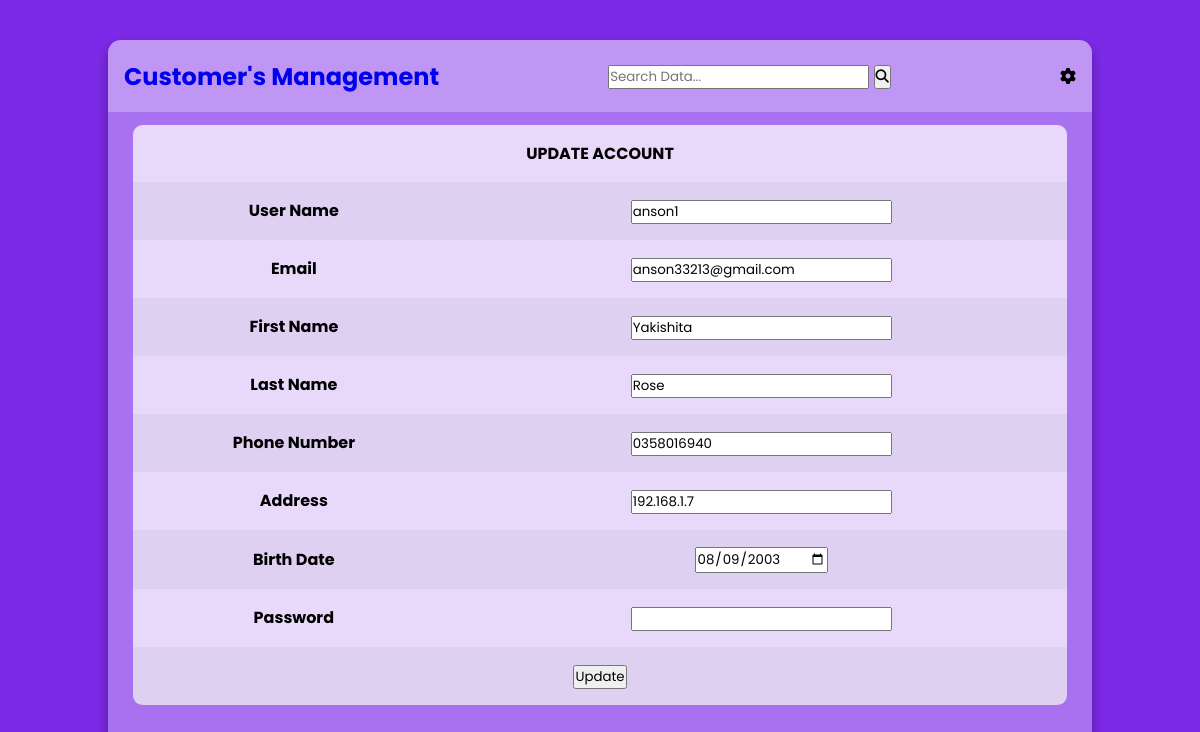
The page /update/5/ (signed in) on the database its author committed.
### userauths/models.py (models this page shows, shortened)
class User(AbstractUser):
    email = models.EmailField(max_length=255, unique=True)
    first_name = models.CharField(max_length=30)
    last_name = models.CharField(max_length=30)
    address = models.CharField(max_length=255, blank=True, null=True)
    phone_number = models.CharField(max_length=20, blank=True, null=True)
    birth_date = models.DateField(blank=True, null=True)
    is_active = models.BooleanField(default=True)
    is_staff = models.BooleanField(default=False)
    is_superuser = models.BooleanField(default=False)
    USERNAME_FIELD = 'email'
    REQUIRED_FIELDS = ['username', 'first_name', 'last_name']
    objects = UserManager()

### core/views.py (the view)
# urls.py: path('update/<int:pk>/', UpdateUser.as_view(), name='UpdateUser'),
class UpdateUser(LoginRequiredMixin, UpdateView):
    model = User
    fields = ['username','email', 'first_name', 'last_name', 'phone_number', 'address', 'password']
    template_name = 'core/UpdateUser.html'
    success_url = reverse_lazy('core:index')

### templates/core/UpdateUser.html (shortened to what this page needs)
{% extends 'partials/base.html' %}
{% load static %}
        {% block content %}
        <section class="table__body">
            <form method="post" enctype="multipart/form-data">
            <table>
                <tbody>
                    <tr>
                        <td colspan="2"><strong>UPDATE ACCOUNT</strong></td>
                    </tr>
                    <tr>
                        <td><strong>User Name</strong></td>
                        <td><input type="text" id="id_username" name="username" value="{{form.username.value}}" required></td>
                    </tr>
                    <tr>
                        <td><strong>Email</strong></td>
                        <td><input type="email" id="id_email" name="email" value="{{form.email.value}}" required></td>
                    </tr>
                    <tr>
                        <td><strong>First Name</strong></td>
                        <td><input type="text" id="id_first_name" name="first_name" value="{{form.first_name.value}}" required></td>
                    </tr>
                    <tr>
                        <td><strong>Last Name</strong></td>
                        <td><input type="text" id="id_last_name" name="last_name" value="{{form.last_name.value}}" required></td>
                    </tr>
                    <tr>
                        <td><strong>Phone Number</strong></td>
                        <td><input type="text" id="phone_number" name="phone_number" value="{{ form.phone_number.value }}" required></td>
                    </tr>
                    <tr>
                        <td><strong>Address</strong></td>
                        <td><input type="text" id="address" name="address" value="{{form.address.value}}" required></td>
                    </tr>
                    <tr>
                        <td><strong>Birth Date</strong></td>
                        <td>
                            <input type="date" id="birth_date" name="birth_date" value="{{ form.instance.birth_date|date:'Y-m-d' }}" required>
                        </td>
                    </tr>
                    <tr>
                        <td><strong>Password</strong></td>
                        <td><input type="password" id="id_password" name="password" required></td>
                    </tr>
                    <tr>
                        <td colspan="2"><button type="submit">Update</button></td>
                    </tr>
                </tbody>
            </table>
            </form>
        </section>
        {% endblock content %}

### static/assets/css/main.css (style rules this page uses)
* { margin: 0; padding: 0; box-sizing: border-box; font-family: "Poppins" , sans-serif; }
body { min-height: 100vh; display: flex; align-items: center; justify-content: center; background: #7d2ae8; padding: 30px; }
.table__body { width: 95%; max-height: calc(89% - 1.6rem); background-color: #fffb; margin: .8rem auto; border-radius: .6rem; overflow: auto; overflow: overlay; }
table { width: 100%; }
table, th, td { border-collapse: collapse; padding: 1rem; text-align: center; }
tbody tr:nth-child(even) { background-color: #0000000b; }
tbody tr { --delay: .1s; transition: .5s ease-in-out var(--delay), background-color 0s; }
tbody tr td, tbody tr td p, tbody tr td img { transition: .2s ease-in-out; }

### rows shown on the page
User: username "anson1", email "anson33213@gmail.com", first_name "Yakishita", last_name "Rose", phone_number "0358016940", address "192.168.1.7", birth_date "08/09/2003"
